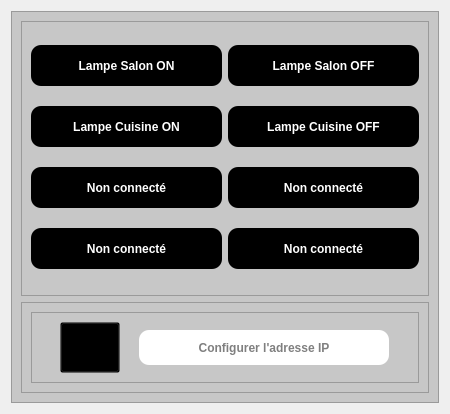
               <widget class="QWidget" name="Commandes">
                <layout class="QGridLayout" name="gridLayout_16">
                 <item row="0" column="0">
                  <widget class="QFrame" name="frame_13">
                   <property name="styleSheet">
                    <string notr="true">background-color: rgb(199, 199, 199);</string>
                   </property>
                   <property name="frameShape">
                    <enum>QFrame::StyledPanel</enum>
                   </property>
                   <property name="frameShadow">
                    <enum>QFrame::Raised</enum>
                   </property>
                   <layout class="QGridLayout" name="gridLayout_17">
                    <item row="1" column="0">
                     <widget class="QFrame" name="frame_15">
                      <property name="frameShape">
                       <enum>QFrame::StyledPanel</enum>
                      </property>
                      <property name="frameShadow">
                       <enum>QFrame::Raised</enum>
                      </property>
                      <layout class="QGridLayout" name="gridLayout_18">
                       <item row="0" column="0">
                        <widget class="QFrame" name="frame_16">
                         <property name="maximumSize">
                          <size>
                           <width>16777215</width>
                           <height>115</height>
                          </size>
                         </property>
                         <property name="frameShape">
                          <enum>QFrame::StyledPanel</enum>
                         </property>
                         <property name="frameShadow">
                          <enum>QFrame::Raised</enum>
                         </property>
                         <layout class="QGridLayout" name="gridLayout_20">
                          <property name="spacing">
                           <number>0</number>
                          </property>
                          <item row="0" column="0">
                           <widget class="QPushButton" name="pushButton_25">
                            <property name="minimumSize">
                             <size>
                              <width>60</width>
                              <height>51</height>
                             </size>
                            </property>
                            <property name="maximumSize">
                             <size>
                              <width>60</width>
                              <height>51</height>
                             </size>
                            </property>
                            <property name="styleSheet">
                             <string notr="true">QPushButton{
background-color: transparent;
color: #ffffff;

}

QPushButton:pressed{
border-radius:8px;
	background-color: rgb(211, 211, 211);

}

</string>
                            </property>
                            <property name="text">
                             <string/>
                            </property>
                            <property name="icon">
                             <iconset>
                              <normaloff>images/icons8-circled-play-48.png</normaloff>images/icons8-circled-play-48.png</iconset>
                            </property>
                            <property name="iconSize">
                             <size>
                              <width>45</width>
                              <height>45</height>
                             </size>
                            </property>
                           </widget>
                          </item>
                          <item row="0" column="1">
                           <widget class="QLineEdit" name="lineEdit_2">
                            <property name="minimumSize">
                             <size>
                              <width>250</width>
                              <height>35</height>
                             </size>
                            </property>
                            <property name="maximumSize">
                             <size>
                              <width>250</width>
                              <height>35</height>
                             </size>
                            </property>
                            <property name="font">
                             <font>
                              <family>Arial</family>
                              <weight>75</weight>
                              <bold>true</bold>
                             </font>
                            </property>
                            <property name="styleSheet">
                             <string notr="true">QLineEdit{
background-color: rgb(255, 255, 255);
	color: rgb(0, 0, 0);

border-radius:10px;
}

QLineEdit:focus{

border-color:2px #3cfff9;
}</string>
                            </property>
                            <property name="text">
                             <string/>
                            </property>
                            <property name="alignment">
                             <set>Qt::AlignCenter</set>
                            </property>
                            <property name="placeholderText">
                             <string>Configurer l'adresse IP</string>
                            </property>
                           </widget>
                          </item>
                         </layout>
                        </widget>
                       </item>
                      </layout>
                     </widget>
                    </item>
                    <item row="0" column="0">
                     <widget class="QFrame" name="frame_14">
                      <property name="minimumSize">
                       <size>
                        <width>0</width>
                        <height>275</height>
                       </size>
                      </property>
                      <property name="frameShape">
                       <enum>QFrame::StyledPanel</enum>
                      </property>
                      <property name="frameShadow">
                       <enum>QFrame::Raised</enum>
                      </property>
                      <layout class="QGridLayout" name="gridLayout_19">
                       <item row="0" column="0">
                        <widget class="QPushButton" name="pushButton_17">
                         <property name="minimumSize">
                          <size>
                           <width>191</width>
                           <height>41</height>
                          </size>
                         </property>
                         <property name="maximumSize">
                          <size>
                           <width>191</width>
                           <height>41</height>
                          </size>
                         </property>
                         <property name="font">
                          <font>
                           <family>Arial</family>
                           <weight>75</weight>
                           <bold>true</bold>
                          </font>
                         </property>
                         <property name="styleSheet">
                          <string notr="true">QPushButton{

	background-color: rgb(0, 0, 0);
	color: rgb(255, 255, 255);
border-radius:10px;
}
QPushButton:Hover{
background-color: rgb(255, 255, 255);
	color: rgb(0, 0, 0);

}
QPushButton:pressed{
background-color: rgb(198, 198, 198);

}
</string>
                         </property>
                         <property name="text">
                          <string>Lampe Salon ON</string>
                         </property>
                        </widget>
                       </item>
                       <item row="0" column="1">
                        <widget class="QPushButton" name="pushButton_18">
                         <property name="minimumSize">
                          <size>
                           <width>191</width>
                           <height>41</height>
                          </size>
                         </property>
                         <property name="maximumSize">
                          <size>
                           <width>191</width>
                           <height>41</height>
                          </size>
                         </property>
                         <property name="font">
                          <font>
                           <family>Arial</family>
                           <weight>75</weight>
                           <bold>true</bold>
                          </font>
                         </property>
                         <property name="styleSheet">
                          <string notr="true">QPushButton{

	background-color: rgb(0, 0, 0);
	color: rgb(255, 255, 255);
border-radius:10px;
}
QPushButton:Hover{
background-color: rgb(255, 255, 255);
	color: rgb(0, 0, 0);

}
QPushButton:pressed{
background-color: rgb(198, 198, 198);

}
</string>
                         </property>
                         <property name="text">
                          <string>Lampe Salon OFF</string>
                         </property>
                        </widget>
                       </item>
                       <item row="1" column="0">
                        <widget class="QPushButton" name="pushButton_22">
                         <property name="minimumSize">
                          <size>
                           <width>191</width>
                           <height>41</height>
                          </size>
                         </property>
                         <property name="maximumSize">
                          <size>
                           <width>191</width>
                           <height>41</height>
                          </size>
                         </property>
                         <property name="font">
                          <font>
                           <family>Arial</family>
                           <weight>75</weight>
                           <bold>true</bold>
                          </font>
                         </property>
                         <property name="styleSheet">
                          <string notr="true">QPushButton{

	background-color: rgb(0, 0, 0);
	color: rgb(255, 255, 255);
border-radius:10px;
}
QPushButton:Hover{
background-color: rgb(255, 255, 255);
	color: rgb(0, 0, 0);

}
QPushButton:pressed{
background-color: rgb(198, 198, 198);

}
</string>
                         </property>
                         <property name="text">
                          <string>Lampe Cuisine ON</string>
                         </property>
                        </widget>
                       </item>
                       <item row="1" column="1">
                        <widget class="QPushButton" name="pushButton_19">
                         <property name="minimumSize">
                          <size>
                           <width>191</width>
                           <height>41</height>
                          </size>
                         </property>
                         <property name="maximumSize">
                          <size>
                           <width>191</width>
                           <height>41</height>
                          </size>
                         </property>
                         <property name="font">
                          <font>
                           <family>Arial</family>
                           <weight>75</weight>
                           <bold>true</bold>
                          </font>
                         </property>
                         <property name="styleSheet">
                          <string notr="true">QPushButton{

	background-color: rgb(0, 0, 0);
	color: rgb(255, 255, 255);
border-radius:10px;
}
QPushButton:Hover{
background-color: rgb(255, 255, 255);
	color: rgb(0, 0, 0);

}
QPushButton:pressed{
background-color: rgb(198, 198, 198);

}
</string>
                         </property>
                         <property name="text">
                          <string>Lampe Cuisine OFF</string>
                         </property>
                        </widget>
                       </item>
                       <item row="2" column="0">
                        <widget class="QPushButton" name="pushButton_23">
                         <property name="minimumSize">
                          <size>
                           <width>191</width>
                           <height>41</height>
                          </size>
                         </property>
                         <property name="maximumSize">
                          <size>
                           <width>191</width>
                           <height>41</height>
                          </size>
                         </property>
                         <property name="font">
                          <font>
                           <family>Arial</family>
                           <weight>75</weight>
                           <bold>true</bold>
                          </font>
                         </property>
                         <property name="toolTip">
                          <string>Ce boutton n'est actuellement pas connecté</string>
                         </property>
                         <property name="styleSheet">
                          <string notr="true">QPushButton{

	background-color: rgb(0, 0, 0);
	color: rgb(255, 255, 255);
border-radius:10px;
}
QPushButton:Hover{
background-color: rgb(255, 255, 255);
	color: rgb(0, 0, 0);

}
QPushButton:pressed{
background-color: rgb(198, 198, 198);

}
</string>
                         </property>
                         <property name="text">
                          <string>Non connecté</string>
                         </property>
                        </widget>
                       </item>
                       <item row="2" column="1">
                        <widget class="QPushButton" name="pushButton_24">
                         <property name="minimumSize">
                          <size>
                           <width>191</width>
                           <height>41</height>
                          </size>
                         </property>
                         <property name="maximumSize">
                          <size>
                           <width>191</width>
                           <height>41</height>
                          </size>
                         </property>
                         <property name="font">
                          <font>
                           <family>Arial</family>
                           <weight>75</weight>
                           <bold>true</bold>
                          </font>
                         </property>
                         <property name="toolTip">
                          <string>Ce boutton n'est actuellement pas connecté</string>
                         </property>
                         <property name="styleSheet">
                          <string notr="true">QPushButton{

	background-color: rgb(0, 0, 0);
	color: rgb(255, 255, 255);
border-radius:10px;
}
QPushButton:Hover{
background-color: rgb(255, 255, 255);
	color: rgb(0, 0, 0);

}
QPushButton:pressed{
background-color: rgb(198, 198, 198);

}
</string>
                         </property>
                         <property name="text">
                          <string>Non connecté</string>
                         </property>
                        </widget>
                       </item>
                       <item row="3" column="0">
                        <widget class="QPushButton" name="pushButton_27">
                         <property name="minimumSize">
                          <size>
                           <width>191</width>
                           <height>41</height>
                          </size>
                         </property>
                         <property name="maximumSize">
                          <size>
                           <width>191</width>
                           <height>41</height>
                          </size>
                         </property>
                         <property name="font">
                          <font>
                           <family>Arial</family>
                           <weight>75</weight>
                           <bold>true</bold>
                          </font>
                         </property>
                         <property name="toolTip">
                          <string>Ce boutton n'est actuellement pas connecté</string>
                         </property>
                         <property name="styleSheet">
                          <string notr="true">QPushButton{

	background-color: rgb(0, 0, 0);
	color: rgb(255, 255, 255);
border-radius:10px;
}
QPushButton:Hover{
background-color: rgb(255, 255, 255);
	color: rgb(0, 0, 0);

}
QPushButton:pressed{
background-color: rgb(198, 198, 198);

}
</string>
                         </property>
                         <property name="text">
                          <string>Non connecté</string>
                         </property>
                        </widget>
                       </item>
                       <item row="3" column="1">
                        <widget class="QPushButton" name="pushButton_26">
                         <property name="minimumSize">
                          <size>
                           <width>191</width>
                           <height>41</height>
                          </size>
                         </property>
                         <property name="maximumSize">
                          <size>
                           <width>191</width>
                           <height>41</height>
                          </size>
                         </property>
                         <property name="font">
                          <font>
                           <family>Arial</family>
                           <weight>75</weight>
                           <bold>true</bold>
                          </font>
                         </property>
                         <property name="toolTip">
                          <string>Ce boutton n'est actuellement pas connecté</string>
                         </property>
                         <property name="styleSheet">
                          <string notr="true">QPushButton{

	background-color: rgb(0, 0, 0);
	color: rgb(255, 255, 255);
border-radius:10px;
}
QPushButton:Hover{
background-color: rgb(255, 255, 255);
	color: rgb(0, 0, 0);

}
QPushButton:pressed{
background-color: rgb(198, 198, 198);

}
</string>
                         </property>
                         <property name="text">
                          <string>Non connecté</string>
                         </property>
                        </widget>
                       </item>
                      </layout>
                     </widget>
                    </item>
                   </layout>
                  </widget>
                 </item>
                </layout>
               </widget>
